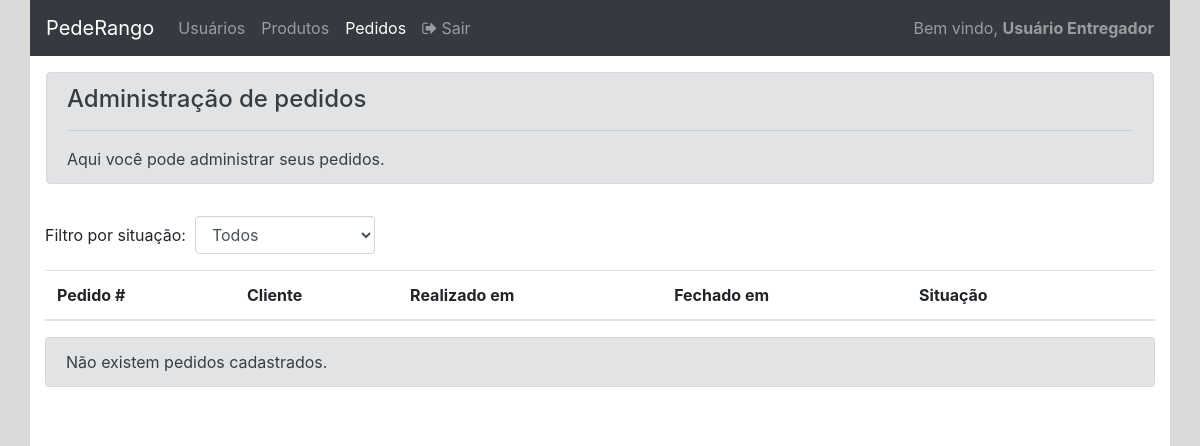
Page /admin/pedido_listar.php (signed in) on the earlier database version.
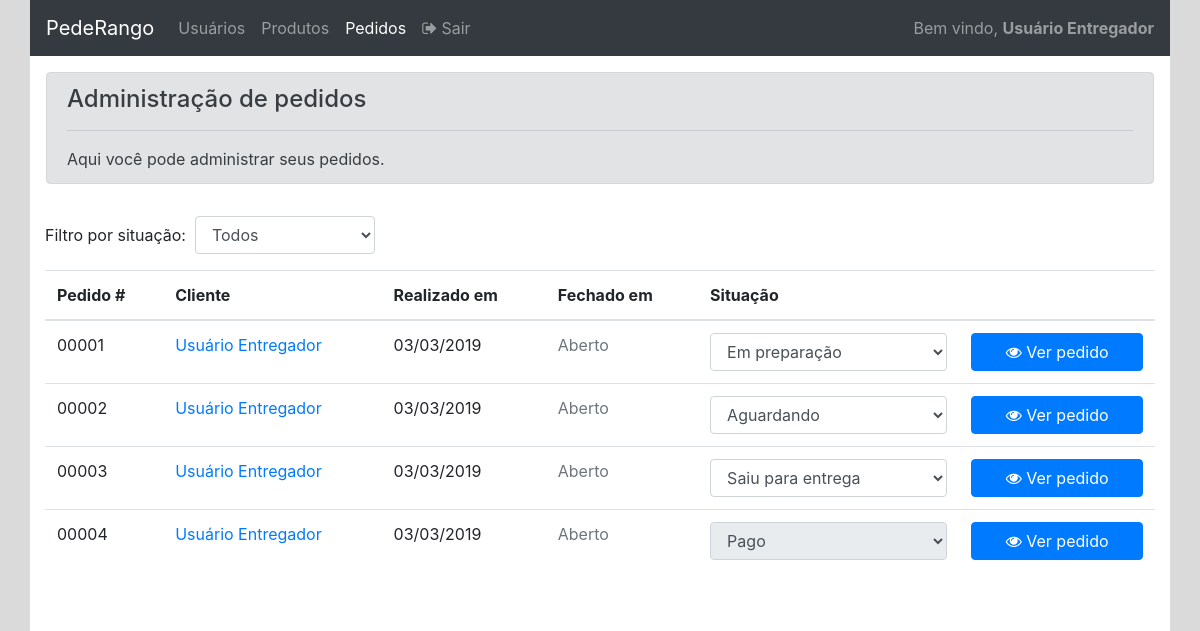
Same page on the later database version.
### tables this page shows
create table pedidos_tb(
    id_pedido int(10) not null primary key auto_increment,
    cod_usuario int(10) not null,

    data_pedido datetime not null,
    data_fechamento datetime,
    status_pedido enum('aguardando', 'em preparacao', 'entrega', 'pago'),

    foreign key(cod_usuario) references usuarios_tb(codigo_usuario)
);

create table usuarios_tb(
    codigo_usuario int(10) not null primary key auto_increment,

    username varchar(20) not null,
    nome_completo text not null,
    endereco text not null,
    estado_cod int(10),
    cidade_cod int(10),
    senha varchar(8) not null,
    tipo enum('adm', 'com', 'ent')  
);

### admin/pedido_listar.php (the view, shortened to what this page needs)
<?php
require_once '../conexao/conecta.php';
$area = 'pedido';
$filtro = $_GET['filtro'] ?? '';
if($filtro){
    $filtro_sql = " AND pedidos_tb.status_pedido = '$filtro' ";
}else{
    $filtro_sql = '';
}
$resultado = mysqli_query($conexao, "SELECT id_pedido FROM pedidos_tb WHERE 1=1 $filtro_sql ORDER BY data_pedido");
if($resultado){
    $limit          = 5;
    $pagina_atual   = isset($_GET['pag']) ? $_GET['pag'] : 1;
    $offset         = $limit * ($pagina_atual - 1);
    $resultado = mysqli_query($conexao, "SELECT usuarios_tb.nome_completo, pedidos_tb.* FROM pedidos_tb INNER JOIN usuarios_tb ON usuarios_tb.codigo_usuario = pedidos_tb.cod_usuario WHERE 1=1 $filtro_sql ORDER BY pedidos_tb.data_pedido LIMIT $offset, $limit");
    $pedidos = mysqli_fetch_all($resultado, MYSQLI_ASSOC);
}else{
    $pedidos = [];
}
?>
<!DOCTYPE html>
<html lang="pt-br">
<head>
    <link rel="stylesheet" href="https://stackpath.bootstrapcdn.com/font-awesome/4.7.0/css/font-awesome.min.css">
    <link rel="stylesheet" href="https://stackpath.bootstrapcdn.com/bootstrap/4.3.1/css/bootstrap.min.css">
</head>
<body>
    <div id="principal" class="container">
        <div class="row">
            <div class="col-12 p-0">
                <?php require_once 'header.php' ?>
                <div class="p-3">
                    <div class="alert alert-secondary" role="alert">
                        <h4 class="alert-heading">Administração de pedidos</h4>
                        <hr>
                        <p class="mb-0">Aqui você pode administrar seus pedidos.</p>
                    </div>
                </div>
            </div>
        </div>
        <div id="conteudo" class="row">
            <div class="col-12">
                <form class="form-inline">
                    <label for="campoFiltro">Filtro por situação:</label>&nbsp;&nbsp;
                    <select onchange="form.submit()" class="form-control" id="campoFiltro" name="filtro">
                        <option value="">Todos</option>
                    </select>
                </form>
                <div class="table-responsive mt-3">
                    <table class="table">
                        <thead>
                            <th>Pedido #</th>
                            <th>Cliente</th>
                            <th>Realizado em</th>
                            <th>Fechado em</th>
                            <th>Situação</th>
                            <th>&nbsp;</th>
                        </thead>
                        <tbody>
                            <?php foreach($pedidos as $pedido): ?>
                            <?php $pedido = (object) $pedido; ?>
                            <tr>
                                <form method="post" action="pedido_alterar_status.php">
                                    <td><?php print str_pad($pedido->id_pedido,5,'0',STR_PAD_LEFT) ?></td>
                                    <td><a href="usuario_alterar.php?id=<?php print $pedido->cod_usuario ?>"><?php print $pedido->nome_completo ?></a></td>
                                    <td><?php print date('d/m/Y',strtotime($pedido->data_pedido)) ?></td>
                                    <td class="text-muted"><?php print ($pedido->data_fechamento ?? 'Aberto') ?></td>
                                    <td>
                                        <select <?php if($pedido->status_pedido == 'pago') print 'disabled' ?> onchange="form.submit()" class="form-control" name="status" id="campoStatus">
                                            <option <?php if($pedido->status_pedido == 'aguardando') print 'selected' ?> value="aguardando">Aguardando</option>
                                            <option <?php if($pedido->status_pedido == 'em preparacao') print 'selected' ?> value="em preparacao">Em preparação</option>
                                            <option <?php if($pedido->status_pedido == 'entrega') print 'selected' ?> value="entrega">Saiu para entrega</option>
                                            <option <?php if($pedido->status_pedido == 'pago') print 'selected' ?> value="pago">Pago</option>
                                        </select>
                                    </td>
                                    <td>
                                        <a class="btn btn-block btn-primary" href="pedido_alterar.php"><i class="fa fa-eye"></i> Ver pedido</a>
                                    </td>
                                </form>
                            </tr>
                            <?php endforeach; ?>
                        </tbody>
                    </table>
                    <?php if(count($pedidos) < 1): ?>
                        <div class="alert alert-secondary" role="alert">Não existem pedidos cadastrados.</div>
                    <?php endif; ?>
                </div>
                <div class="row justify-content-center">
                </div>
            </div>
        </div>
    </div>
</body>
</html>

### admin/header.php (shortened to what this page needs)
<nav class="navbar navbar-expand-lg navbar-dark bg-dark">
  <a class="navbar-brand" href="index.php">PedeRango</a>
  <div class="collapse navbar-collapse" id="navbarSupportedContent">
    <ul class="navbar-nav mr-auto">
      <li class="nav-item <?php if($area == 'usuario') print 'active' ?>">
        <a class="nav-link" href="usuario_listar.php">Usuários</a>
      </li>
      <li class="nav-item <?php if($area == 'produto') print 'active' ?>">
        <a class="nav-link" href="produto_listar.php">Produtos</a>
      </li>
      <li class="nav-item <?php if($area == 'pedido') print 'active' ?>">
        <a class="nav-link" href="pedido_listar.php">Pedidos</a>
      </li>
      <li class="nav-item">
        <a class="nav-link" href="logout.php"><i class="fa fa-sign-out"></i> Sair</a>
      </li>
    </ul>
    <?php if(isset($_SESSION['nome_completo'])): ?>
      <span class="navbar-text">
        Bem vindo, <strong><?php print $_SESSION['nome_completo'] ?></strong>
      </span>
    <?php endif;?>
  </div>
</nav>

### admin/pedido_listar.php (style rules this page uses)
html, body { background-color: #dadada; height: 100%; }
#principal, #conteudo { background-color: white; }
#principal { height: 100%; }

Differences in the rows shown:
added pedidos_tb: id_pedido "00001", cod_usuario.nome_completo "Usuário Entregador", data_pedido "03/03/2019", data_fechamento "Aberto", status "Em preparação"
added pedidos_tb: id_pedido "00002", cod_usuario.nome_completo "Usuário Entregador", data_pedido "03/03/2019", data_fechamento "Aberto", status "Aguardando"
added pedidos_tb: id_pedido "00003", cod_usuario.nome_completo "Usuário Entregador", data_pedido "03/03/2019", data_fechamento "Aberto", status "Saiu para entrega"
added pedidos_tb: id_pedido "00004", cod_usuario.nome_completo "Usuário Entregador", data_pedido "03/03/2019", data_fechamento "Aberto", status "Pago"
Other differences:
text no longer shown: "Não existem pedidos cadastrados."
